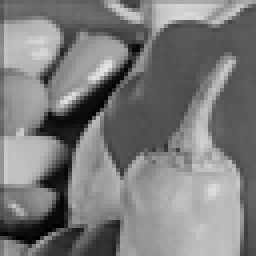
%> input picture Object/cro_64.tiff, 64 x 64 px (shown 4 times larger)
$ octave FSI.m   (GNU Octave 9; MATLAB toolbox functions it lacks are replaced by stand-ins)
%> lines starting %> are read from the running program, lines starting %| are printed output that depends on the picture
clear;
clc;
close all;
% Add l1magic path
path(path,'./l1magic/Optimization');
%% ================= PARAMETERS =================
N = 64;
%% ================= OBJECT =================
img = imread("cro_64.tiff");
obj = im2double(img(:,:,1));
obj = imresize(obj,[N N]);
%% ================= SAMPLING PARAMETERS =================
mode = 'square';
low_percent  = 0.05;
rand_percent = 0.05;
%% ================= FOURIER ORDERING =================
switch lower(mode)
    case 'square'
        order = [];
        mask = false(N,N);
        r = 1;
        while size(order,1) < N*N
            temp = false(N,N);
            temp(1:r,1:r) = 1;
            newpix = temp & ~mask;
            [ii,jj] = find(newpix);
            order = [order; ii jj];
            mask = temp;
            r = min(r+1,N);
        end
end
%% ================= FOURIER COORDINATES =================
[U,V] = meshgrid(-N/2:N/2-1,-N/2:N/2-1);
%% ================= SAMPLING =================
total_coeff = N*N;
low_num = round(low_percent * total_coeff);
remain_part = order(low_num+1:end,:);
rand_num = round(rand_percent * size(remain_part,1));
rng('shuffle');
idx = randperm(size(remain_part,1), rand_num);
final_order = [order(1:low_num,:); remain_part(idx,:)];
M = size(final_order,1);
fprintf('Sampling ratio = %.2f %%\n',100*M/(N*N));
%% ================= SPATIAL GRID =================

[X,Y] = meshgrid(0:N-1,0:N-1);

%% ================= STORAGE =================

b = zeros(M,1);

A = zeros(M,N*N);

%% ================= CONSTANTS =================

a = 1;

b_amp = 1;

%% ================= MEASUREMENT LOOP =================

for k = 1:M

    % fprintf('Measurement %d / %d\n',k,M);

    r = final_order(k,1);

    c = final_order(k,2);

    %% Fourier frequencies

    u = U(r,c);

    v = V(r,c);

    %% normalized frequencies

    Fx = u / N;

    Fy = v / N;

    %% ================= FOURIER PATTERNS =================

    p_0 = a + b_amp .* ...
        cos(2*pi*(Fx.*X + Fy.*Y) + 0);

    p_pi = a + b_amp .* ...
        cos(2*pi*(Fx.*X + Fy.*Y) + pi);

    p_pibi2 = a + b_amp .* ...
        cos(2*pi*(Fx.*X + Fy.*Y) + (pi/2));

    p_3pibi2 = a + b_amp .* ...
        cos(2*pi*(Fx.*X + Fy.*Y) + (3*pi/2));

    %% ================= BUCKET MEASUREMENTS =================

    K_0 = obj .* p_0;

    Sum_0 = sum(K_0(:));

    I_0 = Sum_0 .* conj(Sum_0);

    %%%%%%%%%%%%%%%%%%%%%%%%%%%%%%%%%%%%%%%%%%%%%%%%%%%%%%%%

    K_pi = obj .* p_pi;

    Sum_pi = sum(K_pi(:));

    I_pi = Sum_pi .* conj(Sum_pi);

    %%%%%%%%%%%%%%%%%%%%%%%%%%%%%%%%%%%%%%%%%%%%%%%%%%%%%%%%

    K_pibi2 = obj .* p_pibi2;

    Sum_pibi2 = sum(K_pibi2(:));

    I_pibi2 = Sum_pibi2 .* conj(Sum_pibi2);

    %%%%%%%%%%%%%%%%%%%%%%%%%%%%%%%%%%%%%%%%%%%%%%%%%%%%%%%%

    K_3pibi2 = obj .* p_3pibi2;

    Sum_3pibi2 = sum(K_3pibi2(:));

    I_3pibi2 = Sum_3pibi2 .* conj(Sum_3pibi2);

    %% ================= COMPLEX FOURIER COEFFICIENT =================

    C = ((I_0 - I_pi) + ...
    1i*(I_pibi2 - I_3pibi2)) / (4*a*b_amp);

    b(k) = C;

    %% ================= SENSING MATRIX =================

    phi = 2*pi*(Fx.*X + Fy.*Y);

    A(k,:) = exp(-1i*phi(:)).';

end
%> this loop made 400 passes
%> (Sum_0, I_0, Sum_pi, I_pi, Sum_pibi2, I_pibi2, Sum_3pibi2, I_3pibi2) on passes 1 to 3: (1980.1, 3920835.1, 1980.9, 3924035, 1980.5, 3922434.8, 1980.5, 3922434.8), (1980.6, 3922664.2, 1980.5, 3922205.5, 1980.1, 3920728.7, 1980.9, 3924141.3), (1980.5, 3922487.9, 1980.5, 3922381.8, 1980.4, 3921943.7, 1980.6, 3922926)
%> pass 1, `K_0 = obj .* p_0;`:
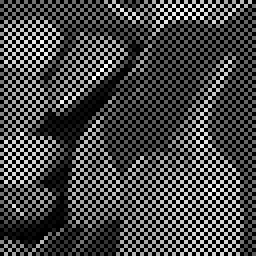
%> K_0: size 64x64 double (shown 4 times larger); min 0, max 1.77, mean 0.483; drawn with min black and max white
%> pass 1, `K_pi = obj .* p_pi;`:
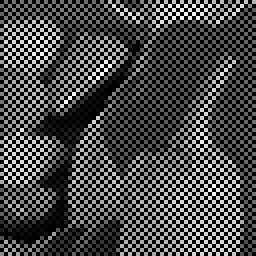
%> K_pi: size 64x64 double (shown 4 times larger); min 0, max 1.76, mean 0.484; drawn with min black and max white
% %% ================= OPTIONAL NOISE =================
% noise_level = 1e-5;
% b = b + noise_level * ...
%     (randn(size(b)) + 1i*randn(size(b)));
%% ==========================================================
%% REAL AUGMENTED SYSTEM
%% ==========================================================

A2 = [real(A); imag(A)];
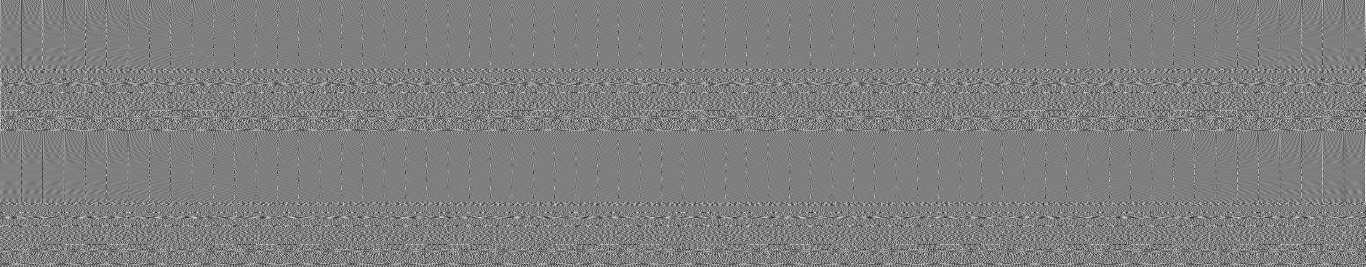
%> A2: size 800x4096 double (shown at 1/3 size); min -1, max 1, mean -1.68e-17; drawn with min black and max white

b2 = [real(b); imag(b)];
%> b2 = 800 values, max 69000.4 at index 716, min -72946.8 at index 316, mean -536

%% ==========================================================
%% REMOVE ZERO ROWS
%% ==========================================================

nz = vecnorm(A2,2,2) > 1e-12;
%> nz = 800 logical values, 799 true

A2 = A2(nz,:);
%> A2: size 799x4096 double

b2 = b2(nz);
%> b2 = 799 values, max 69000.4 at index 715, min -72946.8 at index 316, mean -536.6

%% ==========================================================
%% GLOBAL NORMALIZATION ONLY
%% ==========================================================

A2 = double(A2);

A2 = A2 ./ sqrt(N*N);

b2 = b2 ./ sqrt(N*N);
%> b2 = 799 values, max 1078.1 at index 715, min -1139.8 at index 316, mean -8.38
%% ==========================================================
%% INVERSE RECONSTRUCTION
%% ==========================================================
x_inv = pinv(A2,1e-4) * b2;
%> x_inv = 4096 values, max 275.8 at index 2275, min -264.7 at index 18, mean -3.26e-15
x_inv_img = reshape(x_inv,[N N]);
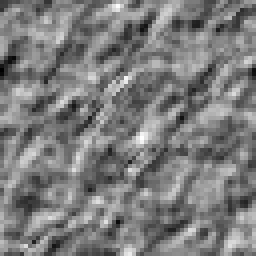
%> x_inv_img: size 64x64 double (shown 4 times larger); min -264.7, max 275.8, mean 0; drawn with min black and max white
%% ==========================================================
%% TV RECONSTRUCTION
%% ==========================================================
x0 = A2' * b2;
%> x0 = 4096 values, max 139.4 at index 2275, min -134.1 at index 18, mean 1.74e-15
%% ================= INITIAL FEASIBLE POINT =================
epsilon = 0.005 * norm(b2);
%> epsilon = 17.85
% x0 = zeros(size(A2,2),1);
%
% res = norm(A2*x0 - b2);
%
% if res >= epsilon
%
%     x0 = A2' * ((A2*A2' + 1e-6*eye(size(A2,1))) \ b2);
%
% end
%
% A2 = double(A2);

A2 = A2 ./ max(abs(A2(:)));
%> (the run ends here)
